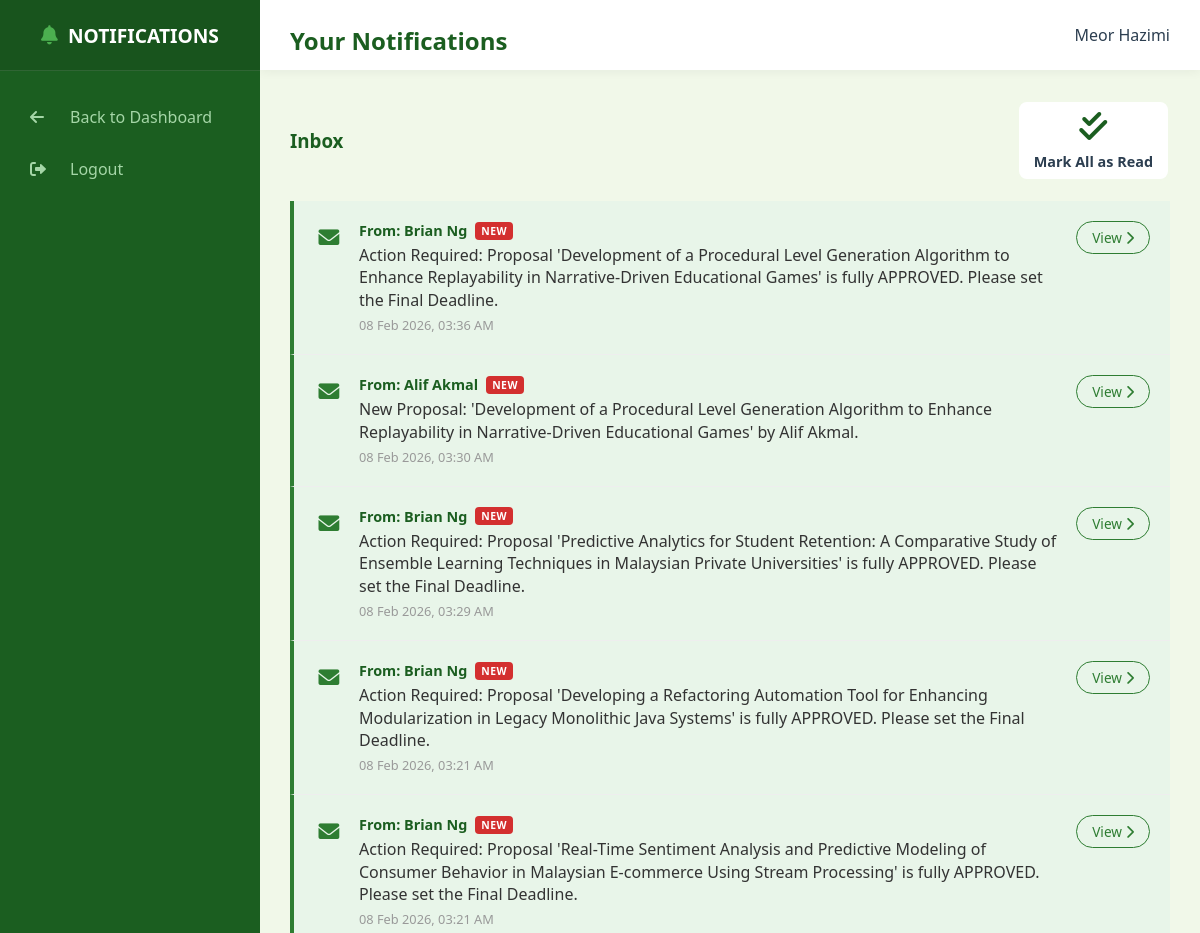
The page /notifications (signed in, upper part) on the database as committed earlier.
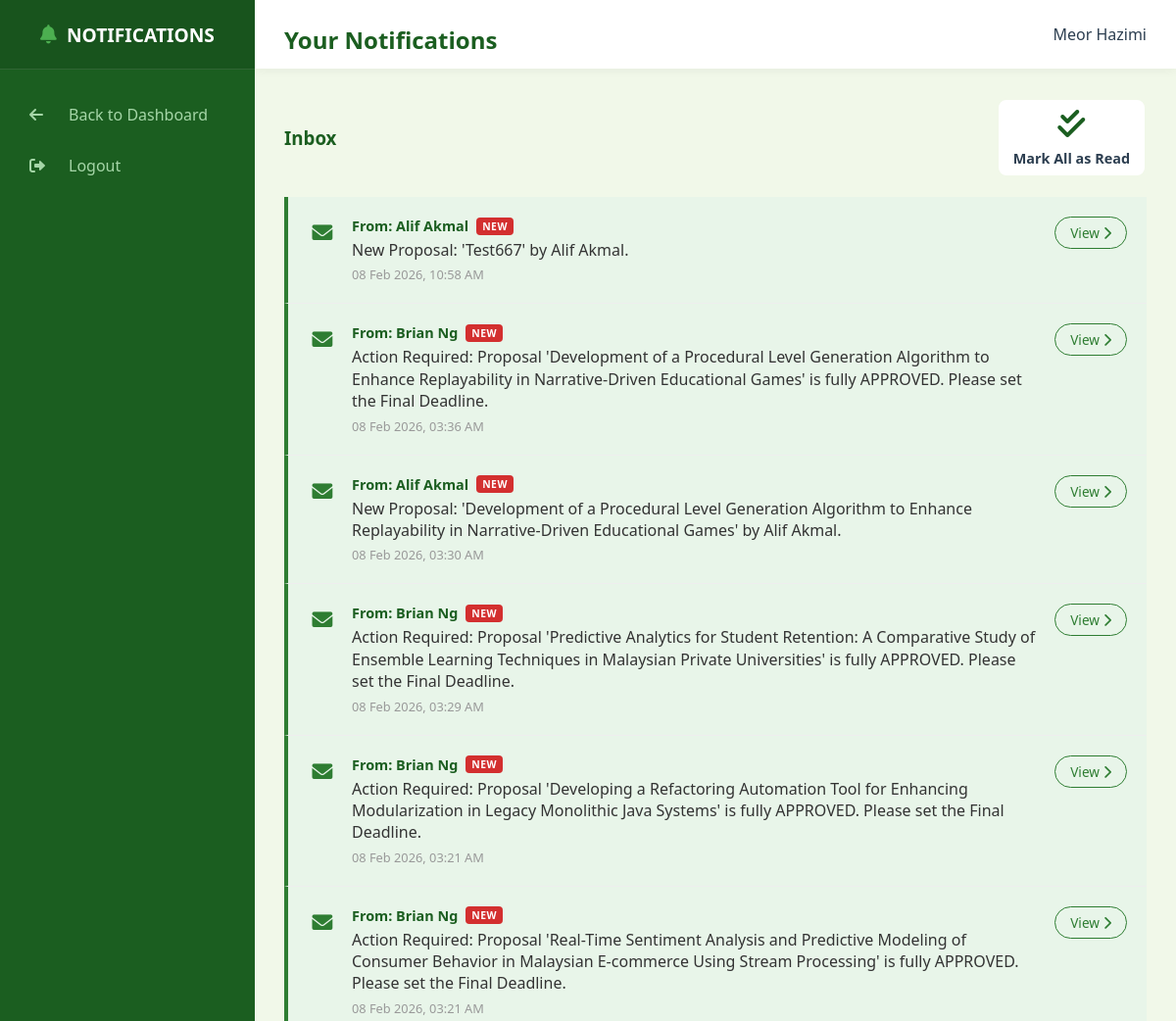
The same page on the database as committed later.
### models.py (models this page shows, shortened)
class Notification(db.Model):
    __tablename__ = "notification"
    id = db.Column(db.Integer, primary_key=True)
    recipient_id = db.Column(
        db.String(15), db.ForeignKey("user.mmu_id"), nullable=False
    )
    sender_id = db.Column(db.String(15), db.ForeignKey("user.mmu_id"), nullable=True)
    message = db.Column(db.String(255), nullable=False)
    link = db.Column(db.String(255), nullable=True)
    is_read = db.Column(db.Boolean, default=False)
    timestamp = db.Column(db.DateTime, default=malaysia_now)
    recipient = db.relationship(
        "User", foreign_keys=[recipient_id], backref="notifications_received"
    )
    sender = db.relationship(
        "User", foreign_keys=[sender_id], backref="notifications_sent"
    )

class User(db.Model):
    __tablename__ = "user"
    mmu_id = db.Column(db.String(15), primary_key=True)
    name = db.Column(db.String(150), nullable=False)
    email = db.Column(db.String(100), unique=True, nullable=False)
    password = db.Column(db.String(100), nullable=False)
    faculty = db.Column(db.String(100), nullable=False)
    user_role = db.Column(db.String(25), nullable=False)
    profile_image = db.Column(db.String(20), nullable=False, default="default.jpg")
    phone_number = db.Column(db.String(20), nullable=True)
    admin_profile = db.relationship(
        "Admin", backref="user_info", uselist=False, cascade="all, delete-orphan"
    )
    researcher_profile = db.relationship(
        "Researcher", backref="user_info", uselist=False, cascade="all, delete-orphan"
    )
    reviewer_profile = db.relationship(
        "Reviewer", backref="user_info", uselist=False, cascade="all, delete-orphan"
    )
    hod_profile = db.relationship(
        "HOD", backref="user_info", uselist=False, cascade="all, delete-orphan"
    )

### routes/auth_routes.py (the view)
@auth_bp.route("/notifications")
def view_notifications():
    if "user_id" not in session:
        return redirect(url_for("auth.main_login"))
    user_id = session["user_id"]
    notifs = (
        Notification.query.filter_by(recipient_id=user_id)
        .order_by(Notification.timestamp.desc())
        .all()
    )
    return render_template(
        "notifications.html", notifications=notifs, user=User.query.get(user_id)
    )

### main.py (called while the page is built)
@app.context_processor
def inject_notifications():
    if "user_id" in session:
        unread = Notification.query.filter_by(recipient_id=session["user_id"], is_read=False).count()
        return dict(unread_notifications=unread)
    return dict(unread_notifications=0)

### templates/notifications.html (shortened to what this page needs)
<!DOCTYPE html>
<html lang="en">
<head>
    <link rel="stylesheet" type="text/css" href="{{ url_for('static', filename='style.css') }}">
    <link rel="stylesheet" href="https://cdnjs.cloudflare.com/ajax/libs/font-awesome/6.0.0/css/all.min.css">
</head>
<body>
    <div class="dashboard-container">
        <div class="sidebar">
            <div class="sidebar-header"><i class="fas fa-bell"
                    style="margin-right: 10px; color: var(--secondary-color);"></i> NOTIFICATIONS</div>
            <ul class="sidebar-menu">
                <li><a href="javascript:history.back()"><i class="fas fa-arrow-left"></i> Back to Dashboard</a></li>
                <li><a href="{{ url_for('auth.logout') }}"><i class="fas fa-sign-out-alt"></i> Logout</a></li>
            </ul>
        </div>
        <div class="main-content">
            <div class="top-bar">
                <h2>Your Notifications</h2> <span>{{ user.name }}</span>
            </div>
            <div class="content-wrapper">
                <div style="display: flex; justify-content: space-between; align-items: center; margin-bottom: 20px;">
                    <h3 style="margin: 0; color: #1b5e20;">Inbox</h3>
                    {% if unread_notifications > 0 %}
                    <a href="{{ url_for('auth.mark_all_notifications_read') }}" class="btn-outline"
                        style="font-size: 0.9rem; padding: 8px 15px;">
                        <i class="fas fa-check-double"></i> Mark All as Read
                    </a>
                    {% endif %}
                </div>
                <div class="section-card" style="padding: 0; overflow: hidden;">
                    {% for n in notifications %}
                    <div class="notif-item {% if not n.is_read %}unread{% endif %}">
                        <div class="notif-icon">
                            {% if not n.is_read %}
                            <i class="fas fa-envelope" style="color: #2e7d32;"></i>
                            {% else %}
                            <i class="fas fa-envelope-open" style="color: #ccc;"></i>
                            {% endif %}
                        </div>
                        <div class="notif-content">
                            <div class="notif-sender">
                                {% if n.sender %}From: {{ n.sender.name }}{% else %}System Message{% endif %}
                                {% if not n.is_read %}
                                <span class="badge-new">NEW</span>
                                {% endif %}
                            </div>
                            <div class="notif-text">{{ n.message }}</div>
                            <div class="notif-time">{{ n.timestamp.strftime('%d %b %Y, %I:%M %p') }}</div>
                        </div>
                        {% if n.link %}
                        <div class="notif-action">
                            <a href="{{ url_for('auth.click_notification', notif_id=n.id) }}" class="btn-sm">
                                View <i class="fas fa-chevron-right"></i>
                            </a>
                        </div>
                        {% endif %}
                    </div>
                    {% else %}
                    <div style="padding: 50px; text-align: center; color: #999;">
                        <i class="fas fa-inbox"
                            style="font-size: 3rem; margin-bottom: 15px; display: block; opacity: 0.3;"></i>
                        No notifications yet.
                    </div>
                    {% endfor %}
                </div>
            </div>
        </div>
    </div>
</body>
</html>

Rows that differ between the two databases and show on the page:
added Notification: is_read False (drawn), sender.name "Alif Akmal", message "New Proposal: 'Test667' by Alif Akmal.", timestamp "08 Feb 2026, 10:58 AM"
